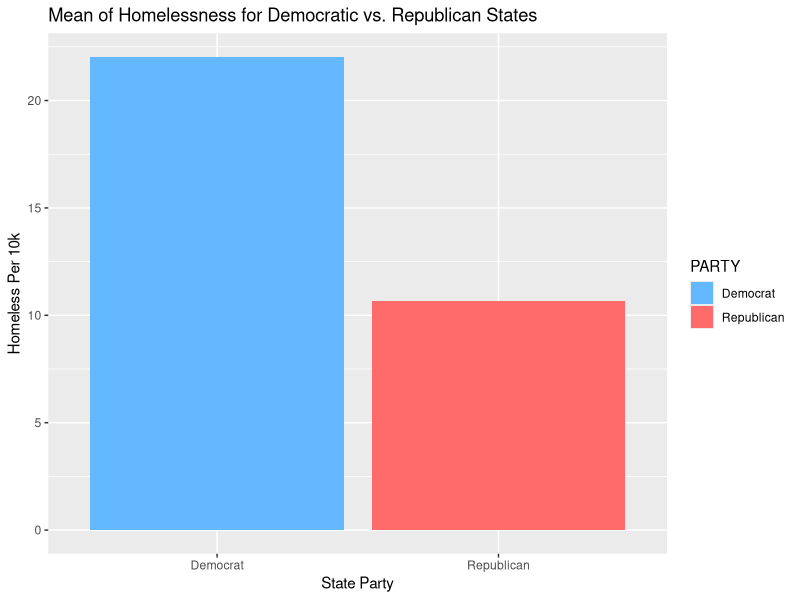
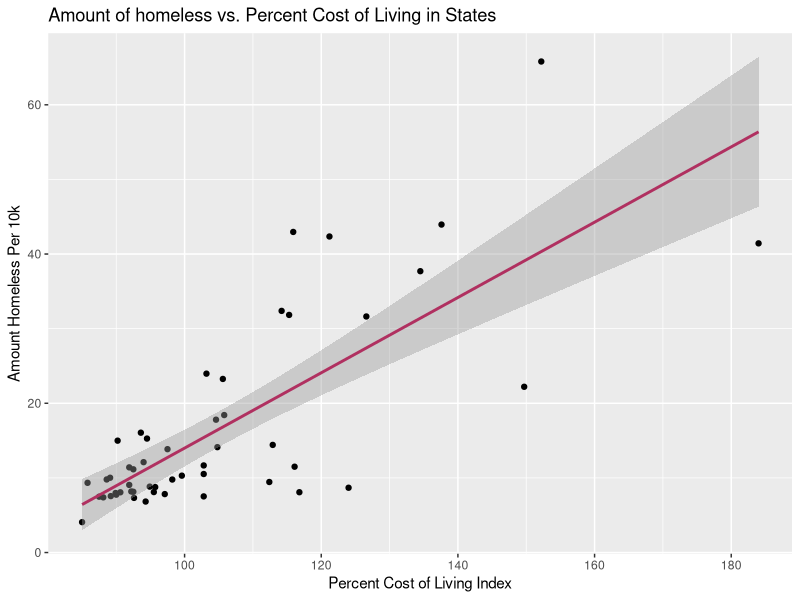

Recreate these plots in R, in order.
## ---- chunk 1
library(tidyverse)
library(readxl)
library(ggplot2)
## ---- chunk 2
homeless <- read_xlsx("data/20230919-DATA-SOURCES.xlsx")
homeless
## ---- chunk 3
head(homeless)
## ---- chunk 4
homeless1 <- homeless |>
  mutate(PARTY = if_else(PARTY == 1, "Republican", "Democrat")) |>
  group_by(PARTY) |>
  summarize(mean_homeless = mean(HOMELESSNESS))
homeless1

knitr::kable(homeless1, digits = 3, col.names = c("State Party", "Mean Homeless Per 10k"))
## ---- chunk 5
ggplot(homeless1, aes(x = PARTY, y = mean_homeless, fill = PARTY)) +
  geom_col() +
  scale_fill_manual(values = 
                      c("Democrat" = "steelblue1",
                        "Republican" = "indianred1")) +
  labs(x = "State Party",
       y = "Homeless Per 10k",
       title = "Mean of Homelessness for Democratic vs. Republican States")
## ---- chunk 6
homeless |>
ggplot(aes(x = COLI, y = HOMELESSNESS)) +
  geom_point()+
  geom_smooth(method = "lm", color = "maroon") +
  labs(x = "Percent Cost of Living Index", 
       y = "Amount Homeless Per 10k",
       title = "Amount of homeless vs. Percent Cost of Living in States")
## ---- chunk 7
lm(HOMELESSNESS ~ COLI, data = homeless)
